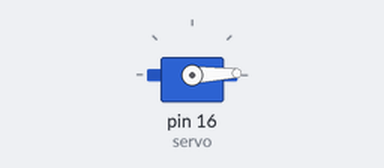
A program run on a simulated MicroPython board. Shown: servo. Servo angles are drawn from the pulse width (0.5 ms = 0°, 2.5 ms = 180°).

Above: at 1.05 s.
At 2.3 s:
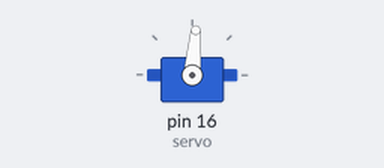
At 3.6 s:
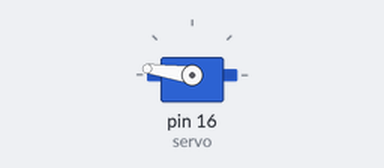
At 6.2 s:
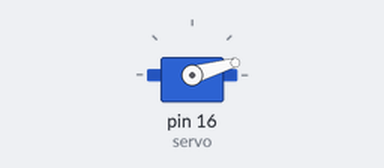
Timing chart, 0 to 8.0 s (numbered marks = the images above):
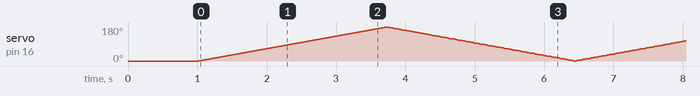

The program:

main.py
```python
from myservo import Servo
import time

servo = Servo(16)
servo.ServoAngle(0)
time.sleep_ms(1000)

try:
    while True:
        for i in range(0, 180, 1):
            servo.ServoAngle(i)
            time.sleep_ms(15)
        for i in range(180, 0, -1):
            servo.ServoAngle(i)
            time.sleep_ms(15)
except:
 servo.deinit()
```

myservo.py
```python
from machine import Pin,PWM

class Servo(object):
    def __init__(self, pin: int=15, hz: int=50):
        self._servo = PWM(Pin(pin))
        self._servo.freq(hz)

    #duty = 1638 = 0.5ms = 65535/2/(T)(1/50)/2*1000
    def ServoDuty(self, duty):
        if duty <= 1638:
            duty = 1638
        if duty >= 8190:
            duty = 8190
        self._servo.duty_u16(duty)

    def ServoAngle(self, pos):
        if pos <= 0:
            pos = 0
        if pos >= 180:
            pos = 180
        pos_buffer = (pos/180) * 6552
        self._servo.duty_u16(int(pos_buffer) + 1638)

    def ServoTime(self, us):
        if us <= 500:
            us = 500
        if us >= 2500:
            us = 2500
        pos_buffer= (us / 1000) * 3276
        self._servo.duty_u16(int(pos_buffer))

    def deinit(self):
        self._servo.deinit()
```
